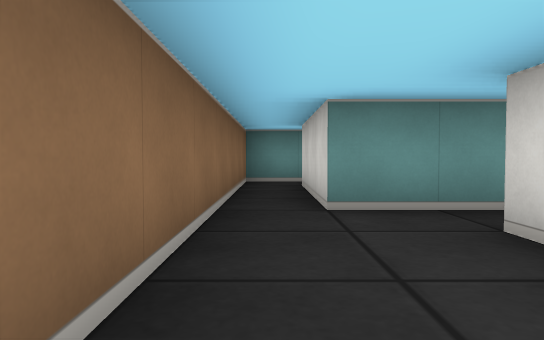
[1] (above)

18 first-person views from a walk through a cub3D ray-caster map. The camera is about half as high as the walls, tilts 2° down and sees 70° across. The floor is counted in squares. Each view is taken from the middle of a square. On the plan, view 1 faces up. The plan holds only what a view shows up to about 9 squares ahead; the rest is blank.

[2]
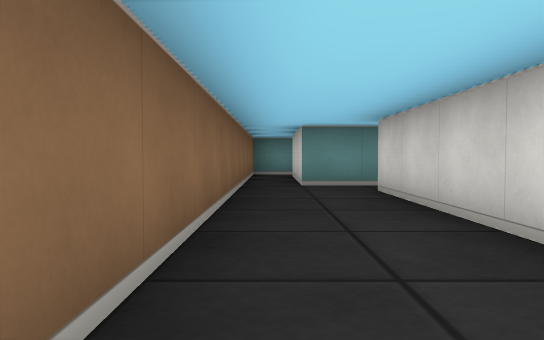

[3]
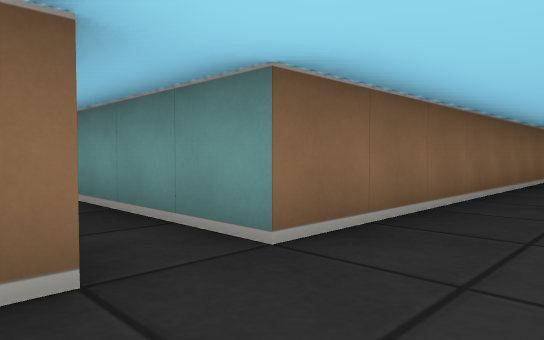

[4]
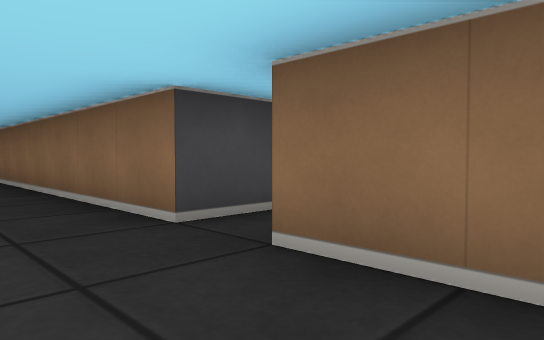

[5]
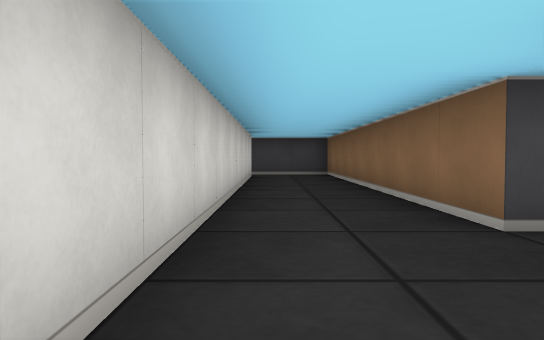

[6]
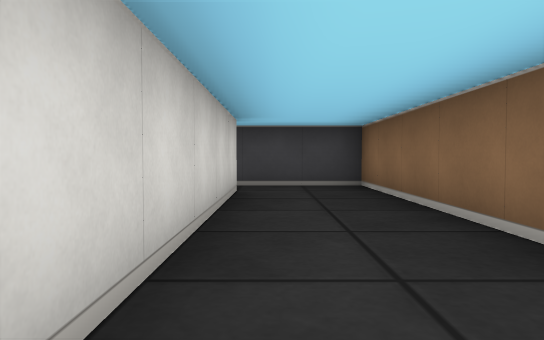

[7]
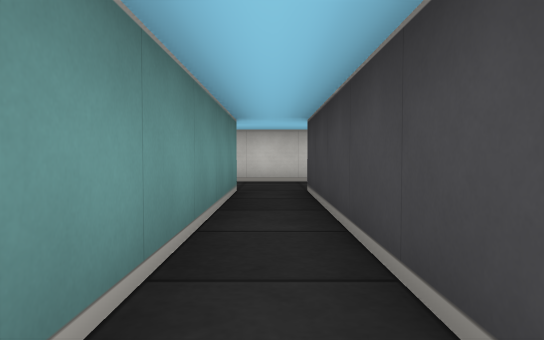

[8]
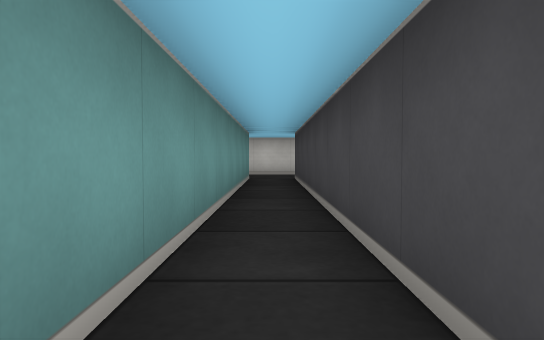

[9]
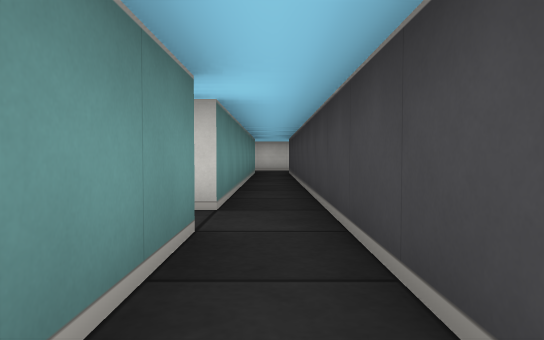

[10]
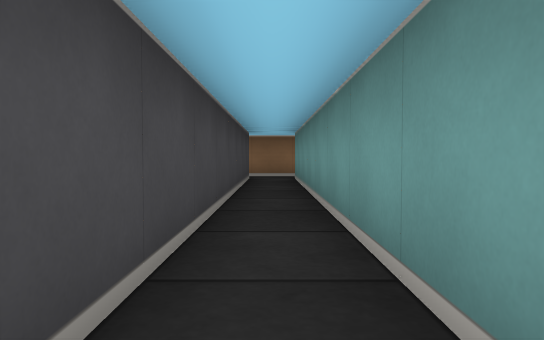

[11]
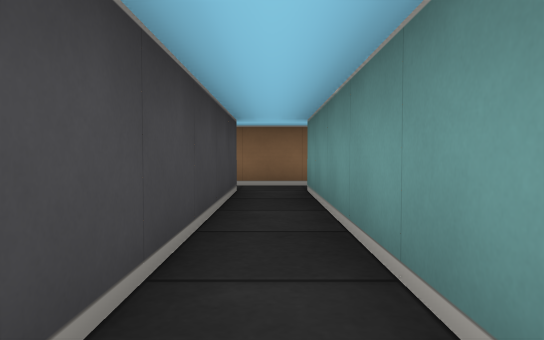

[12]
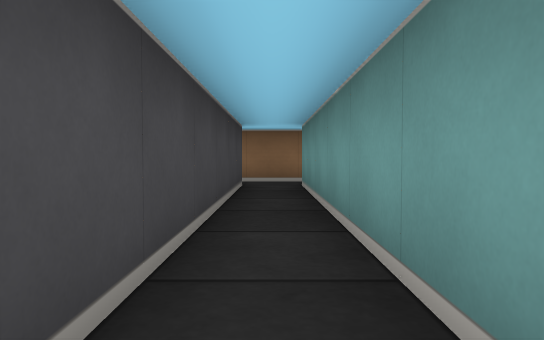

[13]
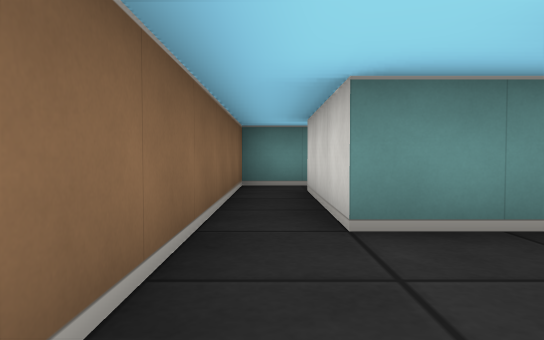

[14]
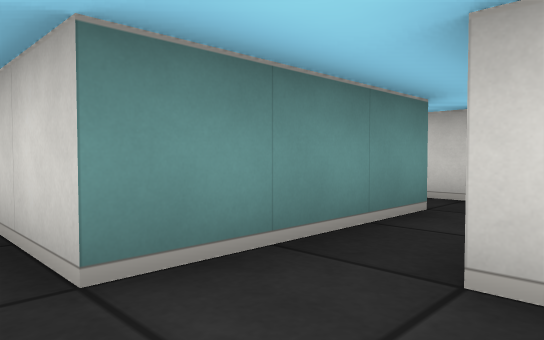

[15]
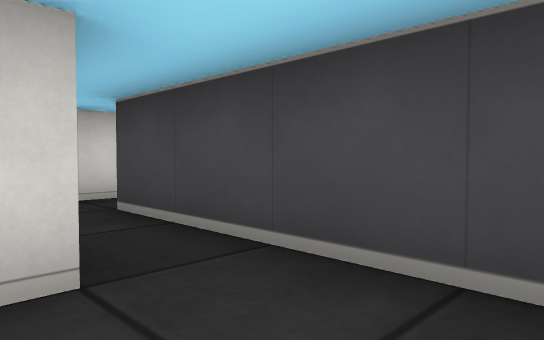

[16]
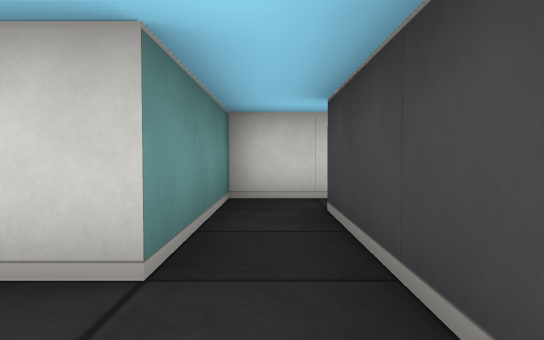

[17]
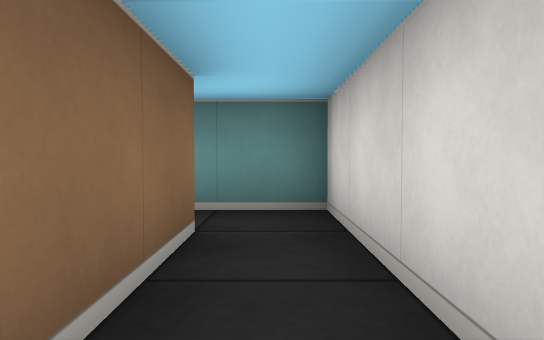

[18]
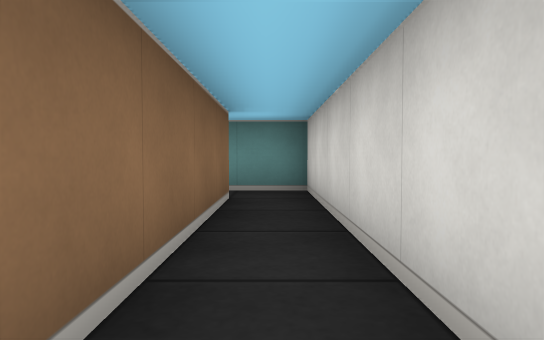

### Floor plan
Points are (right, up) in squares from view 1. A wall is a line through its corners. A room is listed if a view was taken in it or the views show most of it. See-through windows are left out.
Room 1 (views 1, 2, 3, 4, 5, 6, 7, 8, 9, 10, 11, 12, 13, 14, 15, 16)
walls: (1.5, -0.9) (1.5, 2.5); (-9.5, -4.5) (-17.5, -4.5); (1.5, -12.5) (1.5, -3.6); (1.5, 3.5) (0.5, 3.5) (0.5, 6.5); (0.6, 7.5) (-0.5, 7.5) (-0.5, -4.5) (-8.5, -4.5); (-17.5, -5.5) (-0.5, -5.5) (-0.5, -13.5) (1.5, -13.5)
ways out: opening at (2.5, -13) to room 2; opening at (-17, -5); opening at (-9, -4); opening at (1, 7); opening at (2.5, 3)
Room 2 (views 17, 18)
walls: (4.5, -17.4) (4.5, -12.5) (1.5, -12.5); (1.5, -13.5) (3.5, -13.5) (3.5, -17.4)
ways out: opening at (2.5, -13) to room 1

Positions as (right, up) in squares from view 1, and headings:
1: (0, 0), facing up
2: (0, -3), facing up
3: (1, -6), facing up-left
4: (1, -3), facing down-left
5: (1, -3), facing down
6: (1, -7), facing down
7: (-6, -5), facing right
8: (-9, -5), facing right
9: (-12, -5), facing right
10: (-9, -5), facing left
11: (-12, -5), facing left
12: (-11, -5), facing left
13: (0, 1), facing up
14: (0, 2), facing up-right
15: (0, -12), facing down-right
16: (0, -13), facing right
17: (4, -16), facing up
18: (4, -18), facing up
